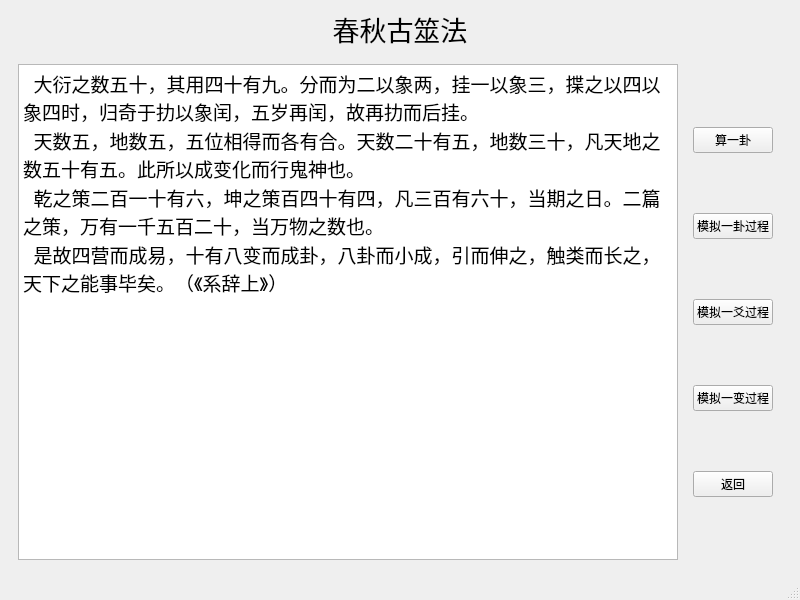
<?xml version="1.0" encoding="UTF-8"?>
<ui version="4.0">
 <class>gua1</class>
 <widget class="QMainWindow" name="gua1">
  <property name="geometry">
   <rect>
    <x>0</x>
    <y>0</y>
    <width>800</width>
    <height>600</height>
   </rect>
  </property>
  <property name="windowTitle">
   <string>MainWindow</string>
  </property>
  <widget class="QWidget" name="centralwidget">
   <layout class="QVBoxLayout" name="verticalLayout_2">
    <item>
     <widget class="QLabel" name="label">
      <property name="font">
       <font>
        <family>Agency FB</family>
        <pointsize>20</pointsize>
       </font>
      </property>
      <property name="text">
       <string>春秋古筮法</string>
      </property>
      <property name="alignment">
       <set>Qt::AlignCenter</set>
      </property>
     </widget>
    </item>
    <item>
     <widget class="QWidget" name="widget_2" native="true">
      <layout class="QHBoxLayout" name="horizontalLayout">
       <item>
        <widget class="QTextBrowser" name="textBrowser">
         <property name="html">
          <string>&lt;!DOCTYPE HTML PUBLIC &quot;-//W3C//DTD HTML 4.0//EN&quot; &quot;http://www.w3.org/TR/REC-html40/strict.dtd&quot;&gt;
&lt;html&gt;&lt;head&gt;&lt;meta name=&quot;qrichtext&quot; content=&quot;1&quot; /&gt;&lt;style type=&quot;text/css&quot;&gt;
p, li { white-space: pre-wrap; }
&lt;/style&gt;&lt;/head&gt;&lt;body style=&quot; font-family:'SimSun'; font-size:9pt; font-weight:400; font-style:normal;&quot;&gt;
&lt;p style=&quot; margin-top:0px; margin-bottom:0px; margin-left:0px; margin-right:0px; -qt-block-indent:0; text-indent:0px;&quot;&gt;&lt;span style=&quot; font-size:14pt;&quot;&gt;  大衍之数五十，其用四十有九。分而为二以象两，挂一以象三，揲之以四以象四时，归奇于扐以象闰，五岁再闰，故再扐而后挂。&lt;/span&gt;&lt;/p&gt;
&lt;p style=&quot; margin-top:0px; margin-bottom:0px; margin-left:0px; margin-right:0px; -qt-block-indent:0; text-indent:0px;&quot;&gt;&lt;span style=&quot; font-size:14pt;&quot;&gt;  天数五，地数五，五位相得而各有合。天数二十有五，地数三十，凡天地之数五十有五。此所以成变化而行鬼神也。&lt;/span&gt;&lt;/p&gt;
&lt;p style=&quot; margin-top:0px; margin-bottom:0px; margin-left:0px; margin-right:0px; -qt-block-indent:0; text-indent:0px;&quot;&gt;&lt;span style=&quot; font-size:14pt;&quot;&gt;  乾之策二百一十有六，坤之策百四十有四，凡三百有六十，当期之日。二篇之策，万有一千五百二十，当万物之数也。&lt;/span&gt;&lt;/p&gt;
&lt;p style=&quot; margin-top:0px; margin-bottom:0px; margin-left:0px; margin-right:0px; -qt-block-indent:0; text-indent:0px;&quot;&gt;&lt;span style=&quot; font-size:14pt;&quot;&gt;  是故四营而成易，十有八变而成卦，八卦而小成，引而伸之，触类而长之，天下之能事毕矣。（《系辞上》）&lt;/span&gt;&lt;/p&gt;
&lt;p style=&quot;-qt-paragraph-type:empty; margin-top:0px; margin-bottom:0px; margin-left:0px; margin-right:0px; -qt-block-indent:0; text-indent:0px; font-size:14pt;&quot;&gt;&lt;br /&gt;&lt;/p&gt;&lt;/body&gt;&lt;/html&gt;</string>
         </property>
        </widget>
       </item>
       <item>
        <widget class="QWidget" name="widget" native="true">
         <layout class="QVBoxLayout" name="verticalLayout">
          <item>
           <widget class="QPushButton" name="pushButton_5">
            <property name="text">
             <string>算一卦</string>
            </property>
           </widget>
          </item>
          <item>
           <widget class="QPushButton" name="pushButton">
            <property name="text">
             <string>模拟一卦过程</string>
            </property>
           </widget>
          </item>
          <item>
           <widget class="QPushButton" name="pushButton_2">
            <property name="text">
             <string>模拟一爻过程</string>
            </property>
           </widget>
          </item>
          <item>
           <widget class="QPushButton" name="pushButton_3">
            <property name="text">
             <string>模拟一变过程</string>
            </property>
           </widget>
          </item>
          <item>
           <widget class="QPushButton" name="pushButton_4">
            <property name="text">
             <string>返回</string>
            </property>
           </widget>
          </item>
         </layout>
        </widget>
       </item>
      </layout>
     </widget>
    </item>
   </layout>
  </widget>
  <widget class="QMenuBar" name="menubar">
   <property name="geometry">
    <rect>
     <x>0</x>
     <y>0</y>
     <width>800</width>
     <height>26</height>
    </rect>
   </property>
  </widget>
  <widget class="QStatusBar" name="statusbar"/>
 </widget>
 <resources/>
 <connections/>
</ui>
